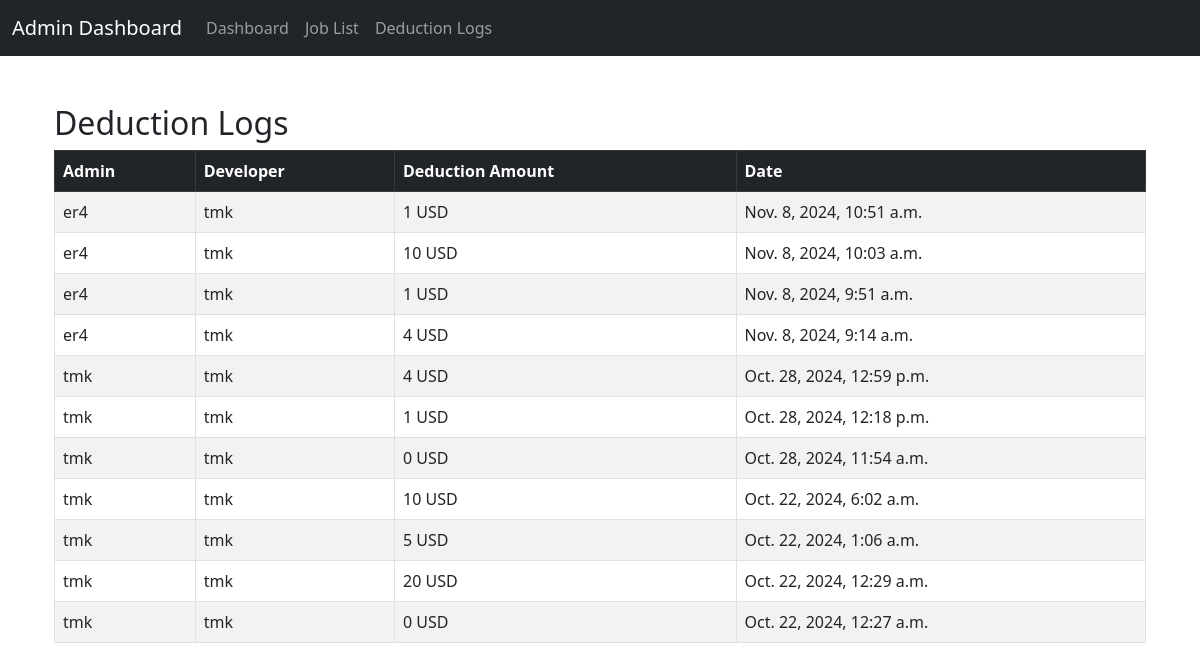
The app's page /deduction_logs/1/ (signed in) with its own data.
### fin_app_v2/models.py (models this page shows, shortened)
class DeductionLog(models.Model):
    developer = models.ForeignKey(User, on_delete=models.CASCADE, related_name='deductions')
    deducted_by = models.ForeignKey(User, on_delete=models.CASCADE, related_name='deduction_actions')  # Admin who deducted
    deduction_amount = models.PositiveIntegerField()
    deduction_date = models.DateTimeField(auto_now_add=True)  # Automatically logs the date and time of deduction

### fin_app_v2/views.py (the view)
# urls.py: path('deduction_logs/<int:developer_id>/', deduction_logs, name='deduction_logs'),
@login_required
def deduction_logs(request, developer_id):
    developer = get_object_or_404(User, id=developer_id)
    logs = DeductionLog.objects.filter(developer=developer).order_by('-deduction_date')
    return render(request, 'deduction_logs.html', {
        'developer': developer,
        'deduction_logs': logs,
    })

### templates/deduction_logs.html
{% extends 'base.html' %}
{% block content %}
<div class="container mt-5">
    <h2>Deduction Logs</h2>
    <table class="table table-striped table-bordered">
        <thead class="table-dark">
            <tr>
                <th>Admin</th>
                <th>Developer</th>
                <th>Deduction Amount</th>
                <th>Date</th>
            </tr>
        </thead>
        <tbody>
            {% for log in deduction_logs %}
            <tr>
                <td>{{ log.deducted_by.username }}</td>
                <td>{{ log.developer.username }}</td>
                <td>{{ log.deduction_amount }} USD</td>
                <td>{{ log.deduction_date }}</td>
            </tr>
            {% endfor %}
        </tbody>
    </table>
</div>
{% endblock %}

### records on screen
DeductionLog: deducted_by.username "er4", developer.username "tmk", deduction_amount "1", deduction_date "Nov. 8, 2024, 10:51 a.m."
DeductionLog: deducted_by.username "er4", developer.username "tmk", deduction_amount "10", deduction_date "Nov. 8, 2024, 10:03 a.m."
DeductionLog: deducted_by.username "er4", developer.username "tmk", deduction_amount "1", deduction_date "Nov. 8, 2024, 9:51 a.m."
DeductionLog: deducted_by.username "er4", developer.username "tmk", deduction_amount "4", deduction_date "Nov. 8, 2024, 9:14 a.m."
DeductionLog: deducted_by.username "tmk", developer.username "tmk", deduction_amount "4", deduction_date "Oct. 28, 2024, 12:59 p.m."
DeductionLog: deducted_by.username "tmk", developer.username "tmk", deduction_amount "1", deduction_date "Oct. 28, 2024, 12:18 p.m."
DeductionLog: deducted_by.username "tmk", developer.username "tmk", deduction_amount "0", deduction_date "Oct. 28, 2024, 11:54 a.m."
DeductionLog: deducted_by.username "tmk", developer.username "tmk", deduction_amount "10", deduction_date "Oct. 22, 2024, 6:02 a.m."
DeductionLog: deducted_by.username "tmk", developer.username "tmk", deduction_amount "5", deduction_date "Oct. 22, 2024, 1:06 a.m."
DeductionLog: deducted_by.username "tmk", developer.username "tmk", deduction_amount "20", deduction_date "Oct. 22, 2024, 12:29 a.m."
DeductionLog: deducted_by.username "tmk", developer.username "tmk", deduction_amount "0", deduction_date "Oct. 22, 2024, 12:27 a.m."
